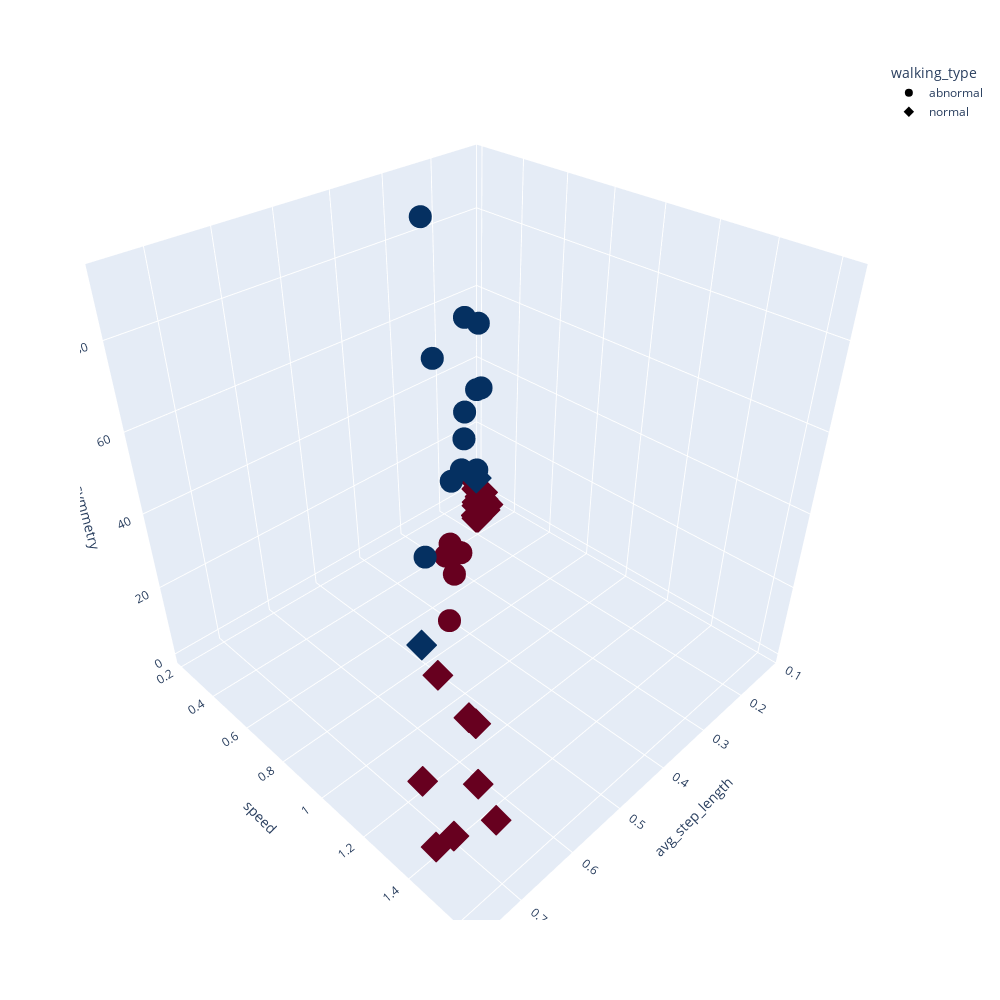

Notebook source saved alongside this figure:
### Code cell
from sklearn.mixture import GaussianMixture
import matplotlib.pyplot as plt
import pandas as pd

# Assuming your data is stored in a DataFrame named 'data' with columns 'var1', 'var2', 'var3'
data = clustering_df

# Selecting the three variables for clustering
columns = ['avg_step_length', 'speed', 'asymmetry']
X = data[columns]

# Creating the GMM model with 2 clusters
gmm = GaussianMixture(n_components=2)

# Fitting the model to the data
gmm.fit(X)

# Getting the predicted cluster labels
predicted_labels = gmm.predict(X)

# Adding the predicted labels to the original data
data['cluster'] = predicted_labels

# Using Plotly Express for 3D scatter plot
fig = px.scatter_3d(data, x=columns[0], y=columns[1], z=columns[2], color='cluster', symbol='walking_type', width=1000, height=1000, color_continuous_scale='rdbu')
fig.update(layout_coloraxis_showscale=False)
fig.show()


# plt.scatter(data['var1'], data['var2'], c=data['Cluster'], cmap='viridis', marker='o')  # Change columns for different combinations
# plt.xlabel('Variable 1')
# plt.ylabel('Variable 2')
# plt.title('GMM Clustering with 2 clusters')
# plt.colorbar(label='Cluster')
# plt.show()

### Figure 1 — Plotly figure (JSON) as saved in the notebook; plotly's stock layout.template omitted (floating-point values rounded to 4 significant figures)
{"data": [{"hovertemplate": "walking_type=abnormal<br>avg_step_length=%{x}<br>speed=%{y}<br>asymmetry=%{z}<br>cluster=%{marker.color}<extra></extra>", "legendgroup": "abnormal", "marker": {"color": [1, 0, 1, 1, 0, 0, 0, 1, 1, 1, 0, 0, 1, 1, 1, 1, 1, 1], "coloraxis": "coloraxis", "symbol": "circle"}, "mode": "markers", "name": "abnormal", "scene": "scene", "showlegend": true, "type": "scatter3d", "x": [0.4509, 0.2889, 0.1723, 0.1774, 0.3525, 0.3543, 0.4261, 0.3712, 0.3442, 0.3261, 0.2815, 0.2781, 0.1733, 0.1873, 0.1624, 0.2034, 0.261, 0.1857], "y": [0.6937, 0.4882, 0.2585, 0.342, 0.6102, 0.5682, 0.752, 0.7172, 0.4623, 0.4557, 0.4222, 0.4757, 0.2655, 0.3725, 0.333, 0.3129, 0.3871, 0.3611], "z": [20.91, 1.555, 21.72, 39.07, 4.326, 8.602, 1.804, 76.77, 92.15, 58.7, 1.21, 0.02453, 30.18, 58.51, 38.47, 15.72, 18.52, 15.97]}, {"hovertemplate": "walking_type=normal<br>avg_step_length=%{x}<br>speed=%{y}<br>asymmetry=%{z}<br>cluster=%{marker.color}<extra></extra>", "legendgroup": "normal", "marker": {"color": [0, 0, 0, 0, 0, 0, 0, 0, 0, 0, 1, 0, 0, 0, 1, 0, 0, 0, 0, 0, 0, 0], "coloraxis": "coloraxis", "symbol": "diamond"}, "mode": "markers", "name": "normal", "scene": "scene", "showlegend": true, "type": "scatter3d", "x": [0.1355, 0.7278, 0.1571, 0.7375, 0.165, 0.6564, 0.7601, 0.136, 0.7414, 0.5915, 0.723, 0.1504, 0.1777, 0.1582, 0.1665, 0.5944, 0.6094, 0.1199, 0.1802, 0.1853, 0.1278, 0.1642], "y": [0.2222, 1.629, 0.3365, 1.369, 0.3173, 1.407, 1.471, 0.272, 1.499, 1.086, 1.351, 0.3222, 0.3929, 0.3665, 0.3167, 1.23, 1.293, 0.2167, 0.3469, 0.3626, 0.2691, 0.3167], "z": [5.644, 21.46, 3.558, 17.92, 1.429, 9.083, 8.557, 0.8212, 10.87, 16.4, 49.29, 0.1572, 3.478, 2.922, 10.63, 11.53, 14.68, 0.5208, 0.2581, 0.238, 1.589, 2.496]}], "layout": {"coloraxis": {"colorbar": {"title": {"text": "cluster"}}, "colorscale": [[0, "rgb(103,0,31)"], [0.1, "rgb(178,24,43)"], [0.2, "rgb(214,96,77)"], [0.3, "rgb(244,165,130)"], [0.4, "rgb(253,219,199)"], [0.5, "rgb(247,247,247)"], [0.6, "rgb(209,229,240)"], [0.7, "rgb(146,197,222)"], [0.8, "rgb(67,147,195)"], [0.9, "rgb(33,102,172)"], [1, "rgb(5,48,97)"]], "showscale": false}, "height": 1000, "legend": {"title": {"text": "walking_type"}, "tracegroupgap": 0}, "margin": {"t": 60}, "scene": {"domain": {"x": [0, 1], "y": [0, 1]}, "xaxis": {"title": {"text": "avg_step_length"}}, "yaxis": {"title": {"text": "speed"}}, "zaxis": {"title": {"text": "asymmetry"}}}, "width": 1000}}
